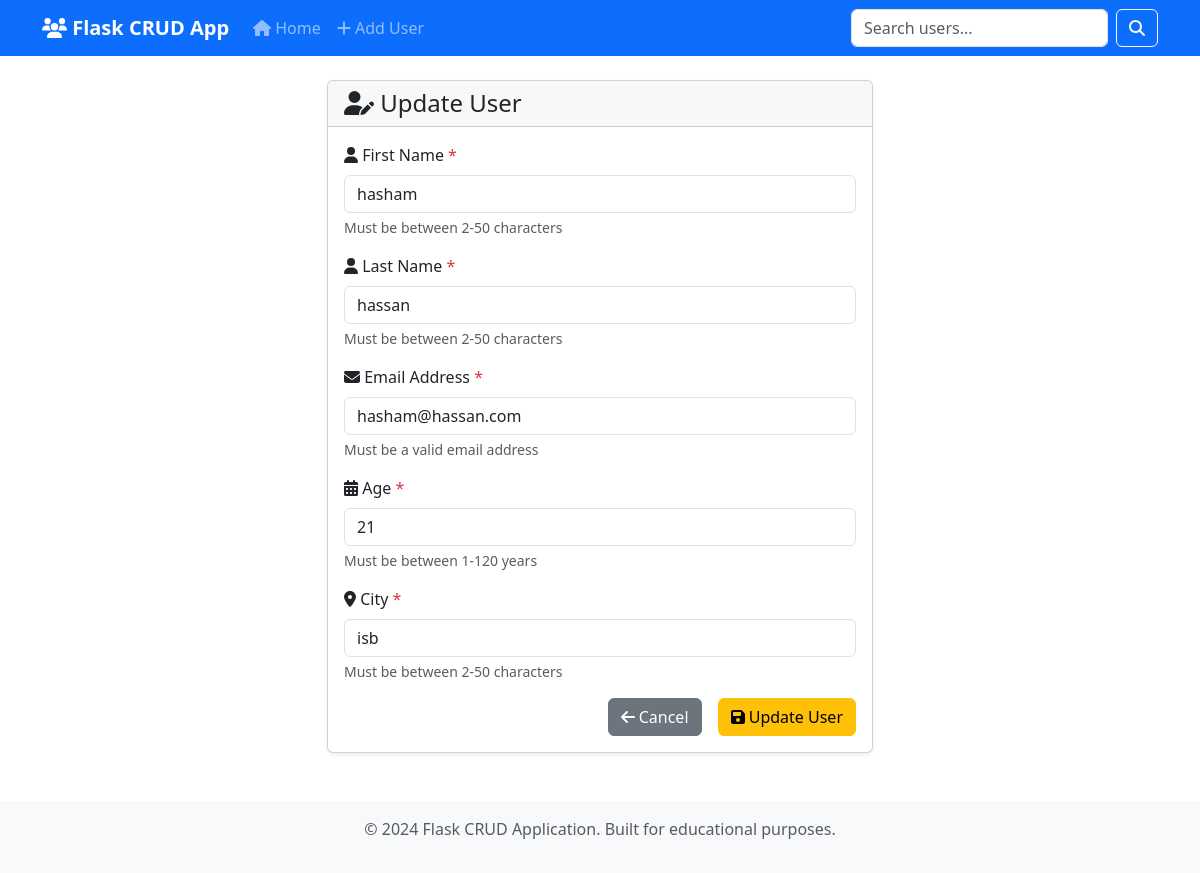
Screenshot of /update/1 with the database file from the repository.
### skeleton_app.py (models this page shows, shortened)
class User(db.Model):
    id = db.Column(db.Integer, primary_key=True)
    first_name = db.Column(db.String(50), nullable=False)
    last_name = db.Column(db.String(50), nullable=False)
    email = db.Column(db.String(120), unique=True, nullable=False)
    age = db.Column(db.Integer, nullable=False)
    city = db.Column(db.String(50), nullable=False)
    created_at = db.Column(db.DateTime, default=datetime.utcnow)

### skeleton_app.py (the view, shortened to what this page needs)
@app.route('/update/<int:user_id>', methods=['GET', 'POST'])
def update_user(user_id):
    user = User.query.get_or_404(user_id)
    return render_template('update.html', user=user)

### templates/update.html (shortened to what this page needs)
{% extends "base.html" %}
{% block content %}
<div class="row justify-content-center">
    <div class="col-md-8 col-lg-6">
        <div class="card">
            <div class="card-header">
                <h4 class="card-title mb-0">
                    <i class="fas fa-user-edit"></i> Update User
                </h4>
            </div>
            <div class="card-body">
                {% if user %}
                    <form method="POST" action="{{ url_for('update_user', user_id=user.id) }}" novalidate>
                        <div class="mb-3">
                            <label for="first_name" class="form-label">
                                <i class="fas fa-user"></i> First Name <span class="text-danger">*</span>
                            </label>
                            <input type="text"
                                   class="form-control"
                                   id="first_name"
                                   name="first_name"
                                   value="{{ user.first_name }}"
                                   required
                                   minlength="2"
                                   maxlength="50"
                                   placeholder="Enter first name">
                            <div class="form-text">Must be between 2-50 characters</div>
                        </div>
                        <div class="mb-3">
                            <label for="last_name" class="form-label">
                                <i class="fas fa-user"></i> Last Name <span class="text-danger">*</span>
                            </label>
                            <input type="text"
                                   class="form-control"
                                   id="last_name"
                                   name="last_name"
                                   value="{{ user.last_name }}"
                                   required
                                   minlength="2"
                                   maxlength="50"
                                   placeholder="Enter last name">
                            <div class="form-text">Must be between 2-50 characters</div>
                        </div>
                        <div class="mb-3">
                            <label for="email" class="form-label">
                                <i class="fas fa-envelope"></i> Email Address <span class="text-danger">*</span>
                            </label>
                            <input type="email"
                                   class="form-control"
                                   id="email"
                                   name="email"
                                   value="{{ user.email }}"
                                   required
                                   maxlength="120"
                                   placeholder="Enter email address">
                            <div class="form-text">Must be a valid email address</div>
                        </div>
                        <div class="mb-3">
                            <label for="age" class="form-label">
                                <i class="fas fa-calendar-alt"></i> Age <span class="text-danger">*</span>
                            </label>
                            <input type="number"
                                   class="form-control"
                                   id="age"
                                   name="age"
                                   value="{{ user.age }}"
                                   required
                                   min="1"
                                   max="120"
                                   placeholder="Enter age">
                            <div class="form-text">Must be between 1-120 years</div>
                        </div>
                        <div class="mb-3">
                            <label for="city" class="form-label">
                                <i class="fas fa-map-marker-alt"></i> City <span class="text-danger">*</span>
                            </label>
                            <input type="text"
                                   class="form-control"
                                   id="city"
                                   name="city"
                                   value="{{ user.city }}"
                                   required
                                   minlength="2"
                                   maxlength="50"
                                   placeholder="Enter city">
                            <div class="form-text">Must be between 2-50 characters</div>
                        </div>
                        <div class="d-grid gap-2 d-md-flex justify-content-md-end">
                            <a href="{{ url_for('index') }}" class="btn btn-secondary me-md-2">
                                <i class="fas fa-arrow-left"></i> Cancel
                            </a>
                            <button type="submit" class="btn btn-warning">
                                <i class="fas fa-save"></i> Update User
                            </button>
                        </div>
                    </form>
                {% endif %}
            </div>
        </div>
    </div>
</div>
{% endblock %}

### templates/base.html (style rules this page uses)
.card { box-shadow: 0 0.125rem 0.25rem rgba(0, 0, 0, 0.075); }

### rows the page displays
User: first_name "hasham", last_name "hassan", email "hasham@hassan.com", age "21", city "isb"
